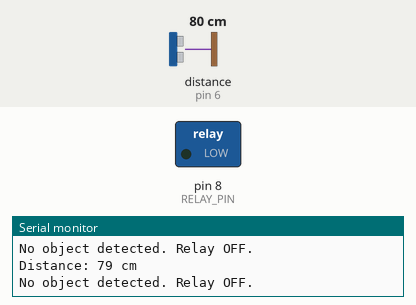
Recording of a sketch running on a simulated Arduino Uno, built with avr-gcc and run on an emulated ATmega328P. Shown: switched loads named in the sketch (green lamp = pin HIGH), the last lines printed to the serial monitor. Wiring (inferred from the names in the program): ultrasonic range finder: trigger pin 7; echo pin 6. The test bench sets the inputs (shaded band); at power-on: distance to the obstacle (sensor on pin 6) 80 cm. The echo pulse lasts 58.3 µs per cm; pins used as bus, display or sensor lines are not drawn.

Above: at 1.2 s.
1.3 s: distance to the obstacle (sensor on pin 6) set to 12 cm
4.3 s: distance to the obstacle (sensor on pin 6) set to 9 cm
At 5.3 s:
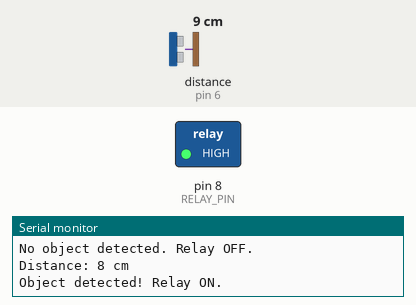
Timing chart, 0 to 7.3 s (numbered marks = the images above; inputs shaded):
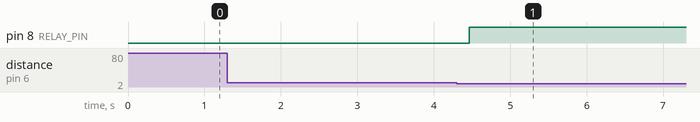

Measured:
- the behaviour switches between 11 and 10 cm on distance to the obstacle (sensor on pin 6) (found by bisection; images 0 and 1)
- after the input at 4.3 s, pin 8 (RELAY_PIN): LOW → HIGH after 0.17 s

The sketch:

Mist_Maker.ino
```cpp
#define TRIG_PIN 7
#define ECHO_PIN 6
#define RELAY_PIN 8

long duration;
int distance;

void setup() {
  pinMode(TRIG_PIN, OUTPUT);
  pinMode(ECHO_PIN, INPUT);
  pinMode(RELAY_PIN, OUTPUT);
  digitalWrite(RELAY_PIN, LOW);
  Serial.begin(9600);
}

void loop() {
  digitalWrite(TRIG_PIN, LOW);
  delayMicroseconds(2);
  digitalWrite(TRIG_PIN, HIGH);
  delayMicroseconds(10);
  digitalWrite(TRIG_PIN, LOW);

  duration = pulseIn(ECHO_PIN, HIGH);

  if (duration == 0) {
    Serial.println("Ultrasonic sensor error: No echo received.");
    digitalWrite(RELAY_PIN, LOW);
    delay(100);
    return;
  }

  distance = duration * 0.0344 / 2;

  Serial.print("Distance: ");
  Serial.print(distance);
  Serial.println(" cm");

  if (distance > 0 && distance < 10) {
    digitalWrite(RELAY_PIN, HIGH);
    Serial.println("Object detected! Relay ON.");
    delay(10000);
  } else {
    digitalWrite(RELAY_PIN, LOW);
    Serial.println("No object detected. Relay OFF.");
  }

  delay(200);
}
```
